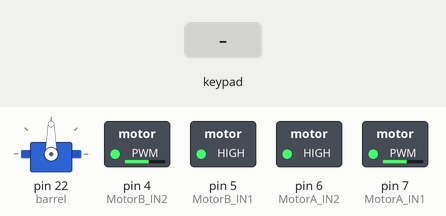
This sketch was run on a simulated Arduino Mega 2560, built with avr-gcc and run on an emulated ATmega2560. Parts: servo, switched loads named in the sketch (green lamp = pin HIGH). The test bench sets the inputs (shaded band). What the sketch prints to the serial monitor is not drawn.

Above: at 1.2 s.
1.3 s: key 'U' pressed
3.1 s: key 'D' pressed
4.9 s: key 'L' pressed
Timing chart, 0 to 7.9 s (numbered marks = the images above; inputs shaded):
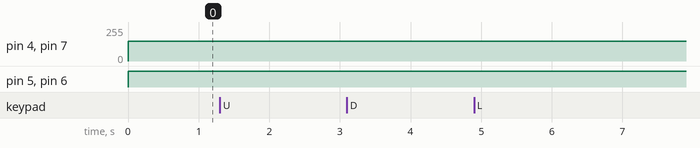

Measured:
- after the input at 1.3 s, every drawn part: stays the same
- after the input at 3.1 s, every drawn part: stays the same
- after the input at 4.9 s, every drawn part: stays the same

The sketch:

hummer_car.ino
```cpp
#include <PS2X_lib.h>
#include <Servo.h>

#define MotorA_IN1 7
#define MotorA_IN2 6
#define MotorB_IN1 5
#define MotorB_IN2 4

#define PS2_DAT        8
#define PS2_CMD        9
#define PS2_SEL        10
#define PS2_CLK        11

#define pressures   false
#define rumble      false

PS2X ps2x;
Servo barrel; // 炮台舵机

int error = 0;
byte type = 0;
byte vibrate = 0;
int initialAngle = 90; //舵机初始角度
int max_Angle = 150; //最大角度
int min_Angle = 50; //最小角度
int per_Angle = 5; //每次角度变化量
int speed_range[3] = {85, 170, 255}; //三个前进档位速度上限
int reverse_max_speed = 85; //倒挡最大速度
int current_level = 0; //初始档位
unsigned long last_time = millis(); //上次档位变化的时间

int temp_x = 127; //记录上一次的x
int temp_y = 128; //记录上一次的y

void setup() {
  Serial.begin(9600);
  Serial.begin(115200);
  barrel.attach(22);
  barrel.write(initialAngle);
  pinMode(MotorA_IN1, OUTPUT);
  pinMode(MotorA_IN2, OUTPUT);
  pinMode(MotorB_IN1, OUTPUT);
  pinMode(MotorB_IN2, OUTPUT);
  error = ps2x.config_gamepad(PS2_CLK, PS2_CMD, PS2_SEL, PS2_DAT, pressures, rumble);
  type = ps2x.readType();
}

void loop() {
  if (type != 2)
  {
    ps2x.read_gamepad(false, vibrate);
    if (ps2x.Button(PSB_START)) //will be TRUE as long as button is pressed
      Serial.println("Start is being held");
    if (ps2x.Button(PSB_SELECT))
      Serial.println("Select is being held");
    if (ps2x.Button(PSB_PAD_UP)) {     //will be TRUE as long as button is pressed
      Serial.print("Up held this hard: ");
    }
    if (ps2x.Button(PSB_PAD_RIGHT)) {
      Serial.print("Right held this hard: ");
    }
    if (ps2x.Button(PSB_PAD_LEFT)) {
      Serial.print("LEFT held this hard: ");
    }
    if (ps2x.Button(PSB_PAD_DOWN)) {
      Serial.print("DOWN held this hard: ");
    }

    vibrate = ps2x.Analog(PSAB_CROSS);  //this will set the large motor vibrate speed based on how hard you press the blue (X) button

    //    Serial.print("Stick Values:");
    //    Serial.print(ps2x.Analog(PSS_LX), DEC); //Left stick, Y axis. Other options: LX, RY, RX
    //    Serial.print(",");
    //    Serial.println(ps2x.Analog(PSS_LY), DEC);
    //
    //    Serial.println(initialAngle);


    //    Serial.print(ps2x.Analog(PSS_RY), DEC);
    //    Serial.print(",");
    //    Serial.println(ps2x.Analog(PSS_RX), DEC);

    if (ps2x.Button(PSB_L3))
      Serial.println("L3 pressed");
    if (ps2x.Button(PSB_R3))
      Serial.println("R3 pressed");
    if (ps2x.Button(PSB_L1))
    {
      Serial.println("L1 pressed");
    }
    if (ps2x.Button(PSB_R1))
    {
      Serial.println("R1 pressed");
    }
    if (ps2x.Button(PSB_L2))
    {
      Serial.println("L2 pressed");
    }
    if (ps2x.Button(PSB_R2))
    {
      Serial.println("R2 pressed");
    }
    if (ps2x.Button(PSB_CIRCLE))
    {

    }
    if (ps2x.Button(PSB_SQUARE))
    {

    }
    if (ps2x.Button(PSB_TRIANGLE))
    {
      //加档
      if (millis() - last_time > 3000)
      {
        current_level = current_level == 2 ? 2 : (++current_level);
        Serial.print("减档，当前档位：");
        Serial.println(current_level);
        last_time = millis();
      }
      else {
        Serial.println("时间间隔过短不可连续加档");
      }
    }
    if (ps2x.Button(PSB_CROSS))
    {
      //减档
      //加档
      if (millis() - last_time > 3000)
      {
        current_level = current_level == 0 ? 0 : (--current_level);
        Serial.print("减档，当前档位：");
        Serial.println(current_level);
        last_time = millis();
      }
      else {
        Serial.println("时间间隔过短不可连续减档");
      }
    }
    int LY = ps2x.Analog(PSS_LY);
    int LX = ps2x.Analog(PSS_LX);
    int RY = ps2x.Analog(PSS_RY);
    int RX = ps2x.Analog(PSS_RX);

    if (LX == 128 && LY == 127 && initialAngle != 90)
    {
      initialAngle < 90 ? (initialAngle += per_Angle) : (initialAngle -= per_Angle);
      barrel.write(initialAngle);
    }

    swerve(LX, LY);

    if (RY == 127)
    {
      tank_stop();
    }
    if (RY < 127)
    {
      advance(RY);
    }
    else if (RY > 127)
    {
      retreat(RY);
    }
  }
  delay(50);
}

//前进
void advance(int speed) {
  //Motor_A
  analogWrite(MotorA_IN1, map(speed, 126, 0, 0, speed_range[current_level]));
  digitalWrite(MotorA_IN2, LOW);
  //Motor_B
  digitalWrite(MotorB_IN1, LOW);
  analogWrite(MotorB_IN2, map(speed, 126, 0, 0, speed_range[current_level]));
}

//后退
void retreat(int speed) {
  //Motor_A
  analogWrite(MotorA_IN1, map(speed, 128, 255, 150, 80));
  digitalWrite(MotorA_IN2, HIGH);
  //Motor_B
  digitalWrite(MotorB_IN1, HIGH);
  analogWrite(MotorB_IN2, map(speed, 128, 255, 150, 80));
}

//左转
void moveLeft(int speed) {
  //Motor_A
  analogWrite(MotorA_IN1, map(speed, 128, 0, 255, 0));
  digitalWrite(MotorA_IN2, HIGH);
  //Motor_B
  digitalWrite(MotorB_IN1, LOW);
  analogWrite(MotorB_IN2, map(speed, 128, 0, 0, 255));
}

//右转
void moveRight(int speed) {
  //Motor_A
  analogWrite(MotorA_IN1, map(speed, 0, 128, 0, 255));
  digitalWrite(MotorA_IN2, LOW);
  //Motor_B
  digitalWrite(MotorB_IN1, HIGH);
  analogWrite(MotorB_IN2, map(speed, 0, 128, 255, 0));
}

//停止
void tank_stop() {
  //Motor_A
  analogWrite(MotorA_IN1, 0);
  digitalWrite(MotorA_IN2, LOW);
  //Motor_B
  digitalWrite(MotorB_IN1, LOW);
  analogWrite(MotorB_IN2, 0);
}

//计算转向
void swerve(int x, int y)
{
  //左下方
  if (x == 0 || y == 255)
  {
    if (temp_x == x && temp_y == y)
    {
      return;
    }
    if (x == 0)
    {
      initialAngle += (judgeBottomLeft(temp_y, y, 0) ? per_Angle : -per_Angle);
    }
    if (y == 0)
    {
      initialAngle += (judgeBottomLeft(temp_x, x, 0) ? per_Angle : -per_Angle);
    }
    initialAngle = initialAngle >= max_Angle ? max_Angle : initialAngle;
    initialAngle = initialAngle <= min_Angle ? min_Angle : initialAngle;
    barrel.write(initialAngle);
  }

  if (y == 0 || x == 255)
  {
    if (temp_x == x && temp_y == y)
    {
      return;
    }
    if (y == 0)
    {
      initialAngle += (judgeBottomLeft(temp_x, x, 1) ? per_Angle : -per_Angle);
    }
    if (x == 255)
    {
      initialAngle += (judgeBottomLeft(temp_y, y, 1) ? per_Angle : -per_Angle);
    }
    initialAngle = initialAngle >= max_Angle ? max_Angle : initialAngle;
    initialAngle = initialAngle <= min_Angle ? min_Angle : initialAngle;
    barrel.write(initialAngle);
  }
  temp_x = x;
  temp_y = y;
}

//判断增减性确定方向 (derection 左下方区域使用 0, 右上方区域使用 1)
bool judgeBottomLeft(int tempValue, int newValue, int derection)
{
  if (derection == 0)
  {
    return newValue >  tempValue ;
  }
  else
  {
    return !(newValue >  tempValue);
  }
}
```
